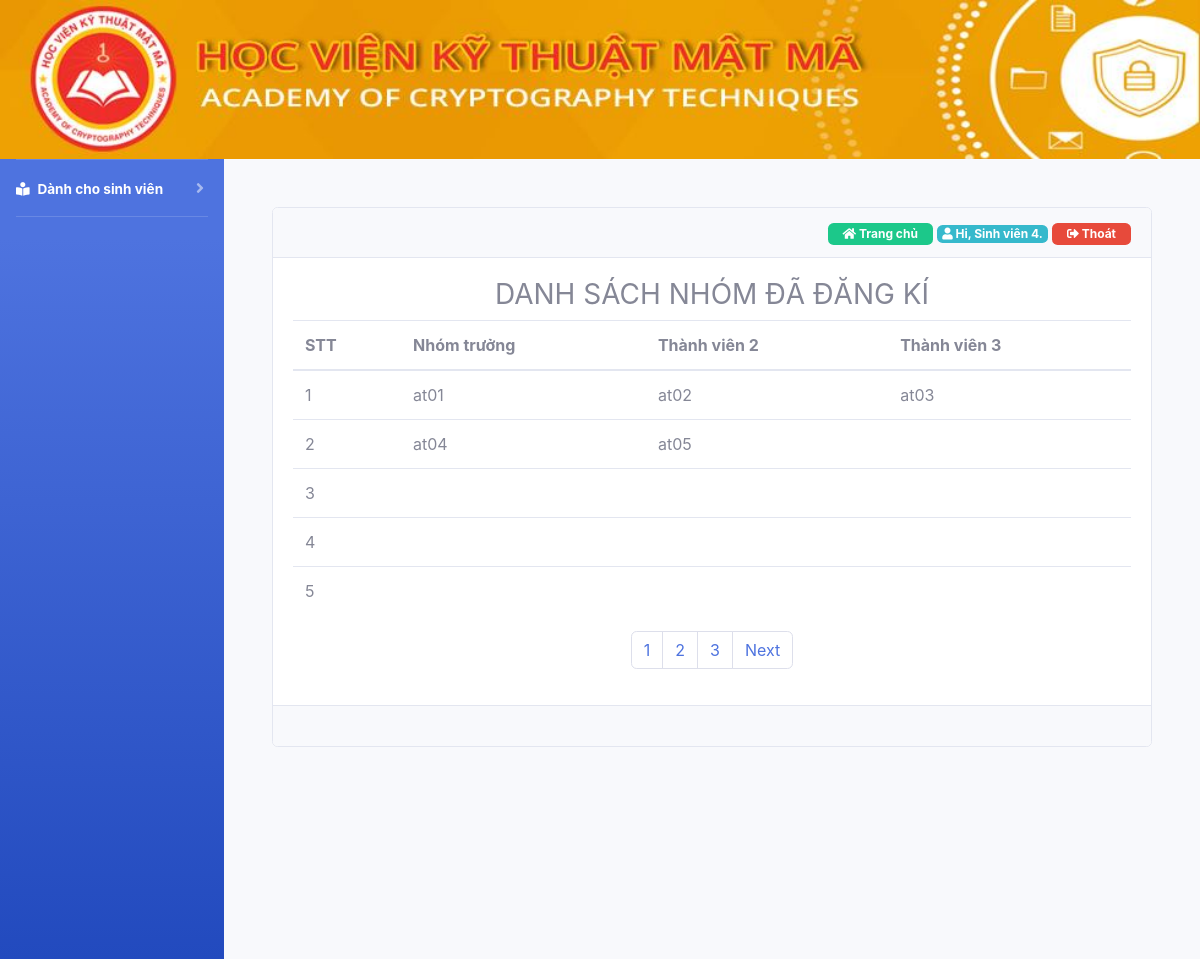
The page /danh-sach-nhom.php (signed in) on the database as committed earlier.
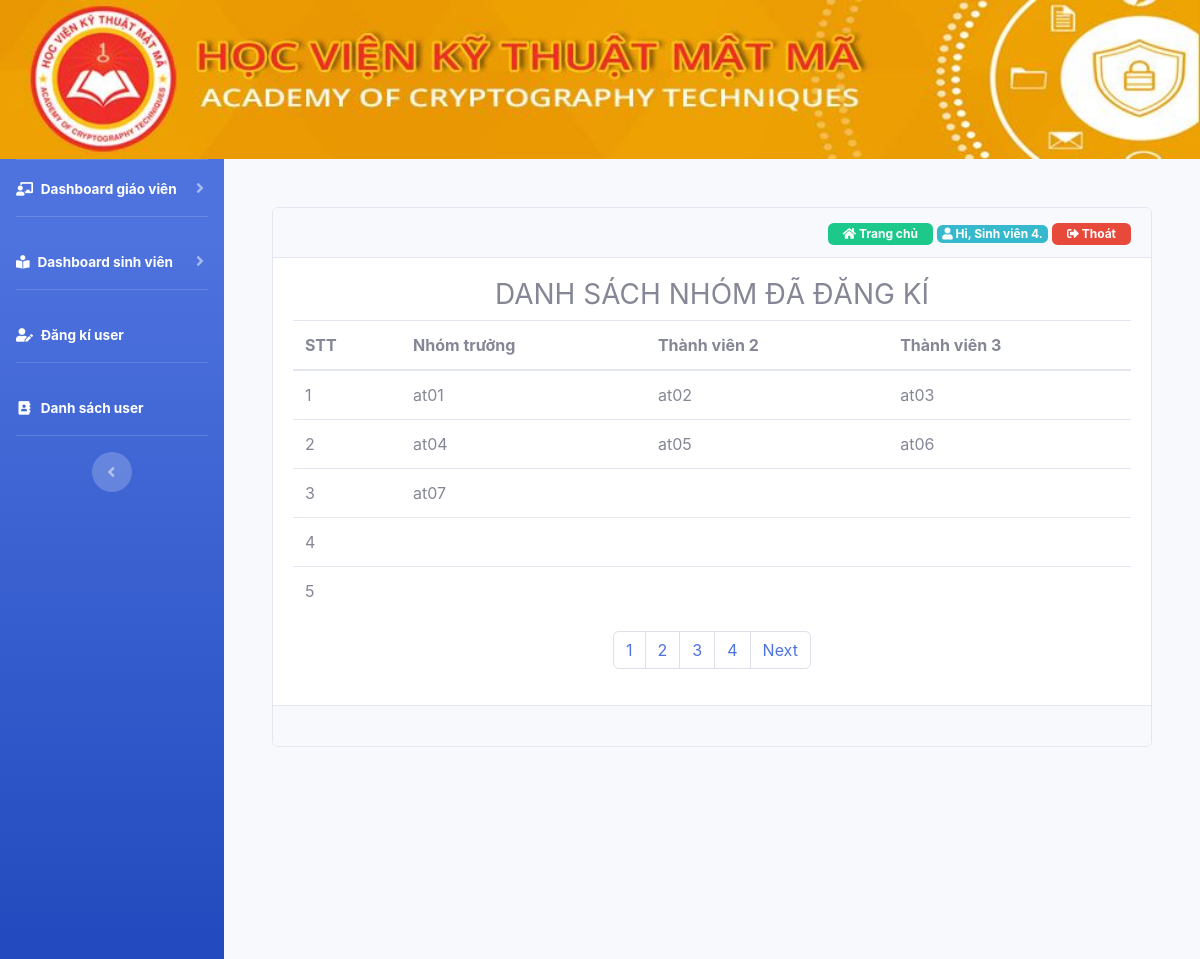
The same page on the database as committed later.
### tables this page shows
CREATE TABLE `groupsv` (
  `id` int(11) NOT NULL,
  `leader` text NOT NULL,
  `idsv1` text NOT NULL,
  `idsv2` text NOT NULL,
  `idsv3` text NOT NULL,
  `teacher_registration` int(3) NOT NULL,
  `topic_registration` int(2) NOT NULL
);

### danh-sach-nhom.php (the view, shortened to what the changed rows need)
<!DOCTYPE html>
<html>
<head>
    <?php require_once('filecss.php') ?>
</head>
<body>
    <div class="container-fluid">
        <div class="main" >
            <div id="wrapper">
                <div class="sidebar bg-gradient-primary">
                    <?php require_once('menu_left.php'); ?>
                </div>
                <div id="content-wrapper" class="d-flex flex-column p-5">
                    <div class="status">
                        <div class="card">
                            <div class="card-body">
                                <form action="" method="post">
                                    <table class="colspan table table-hover table-inverse">
                                        <thead>
                                            <tr>
                                                <th >STT</th>
                                                <th>Nhóm trưởng</th>
                                                <th>Thành viên 2</th>
                                                <th>Thành viên 3</th>
                                            </tr>
                                        </thead>
                                        <tbody>
                                            <?php
                                            include 'lib/connect.php';
                                            $sql_total = "select count(id) as total from groupsv";
                                                $data = mysqli_query($con, $sql_total);
                                                $rows = mysqli_fetch_assoc($data);
                                                $total_records = $rows['total'];
                                                $current_page = isset($_GET['page']) ? $_GET['page'] : 1;
                                                $limit = 5;
                                                $total_page = ceil($total_records / $limit);
                                                $start = ($current_page - 1) * $limit;
                                             $sql1 = "select * from groupsv limit $start,$limit";
                                            $check=mysqli_query($con,$sql1);
                                            while ($row1=mysqli_fetch_row($check)) {
                                                ?>
                                                <tr>
                                                    <td><?php echo $row1['0']; ?></td>
                                                    <td><?php echo $row1['1']; ?></td>
                                                    <td><?php echo $row1['3']; ?></td>
                                                    <td><?php echo $row1['4']; ?></td>
                                                </tr>
                                                <?php
                                            }
                                            ?>
                                        </tbody>
                                    </table>
                                    <nav aria-label="Page navigation example">
                                     <ul class="pagination justify-content-center">
                                        <?php
                                        for ($i = 1; $i <= $total_page; $i++) {
                                            if ($i == $current_page) {
                                                echo '<li class="page-item"><a class="page-link" href="#">'. $i .'</a></li>';
                                            } else {
                                                echo '<li class="page-item"><a class="page-link" href="danh-sach-nhom.php?page=' . $i . '">'. $i .'</a></li>';
                                            }
                                        }
                                            ?>
                                </form>
                            </div>
                        </div>
                    </div>
                </div>
            </div>
        </div>
    </div>
</body>
</html>

### menu_left.php (shortened to what the changed rows need)
<?php
if (isset($_SESSION['username'])) {
    include 'lib/connect.php';
    $username = $_SESSION['username'];
    $sqlp     = "select * from user where username='$username'";
    $rowp = mysqli_fetch_row(mysqli_query($con, $sqlp));
    $permission = $rowp['6'];
    ?>
<ul class="navbar-nav  sidebar sidebar-dark accordion" id="accordionSidebar">
      <hr class="sidebar-divider my-0">
    <?php if ($permission == 'admin') {
        ?>
    <li class="nav-item active">
        <a  class="nav-link collapsed " href="#" data-toggle="collapse" data-target="#collapseTeacher" aria-expanded="true" aria-controls="collapseTeacher">
            <i class="fas fa-chalkboard-teacher"></i>
            <span>
                Dashboard giáo viên
            </span>
        </a>
    </li>
    <hr class="sidebar-divider d-none d-md-block">
    <li class="nav-item active">
        <a  class="nav-link collapsed " href="#" data-toggle="collapse" data-target="#collapseStudent" aria-expanded="true" aria-controls="collapseStudent">
            <i class="fas fa-book-reader"></i>
            <span>
                Dashboard sinh viên
            </span>
        </a>
    </li>
    <hr class="sidebar-divider d-none d-md-block">
    <li class="nav-item active">
        <a class="nav-link" href="register.php">
            <i class="fas fa-fw fa-user-edit">
            </i>
            <span>
                Đăng kí user
            </span>
        </a>
    </li>
    <hr class="sidebar-divider d-none d-md-block">
    <li class="nav-item active">
        <a class="nav-link" href="ds-user.php">
            <i class="fas fa-fw fa-address-book">
            </i>
            <span>
                Danh sách user
            </span>
        </a>
    </li>
    <hr class="sidebar-divider d-none d-md-block">
    <div class="text-center d-none d-md-inline">
        <button class="rounded-circle border-0" id="sidebarToggle">
        </button>
    </div>
</ul>
<?php
}
        ?>
    <?php
    if ($permission == 'student') {
        $idsv           = $_SESSION['username'];
        $is_leader_sqli = mysqli_num_rows(mysqli_query($con, "SELECT * from groupsv where leader ='$idsv'"));
        if ($is_leader_sqli > 0) {
            ?>
    <li class="nav-item active">
        <a  class="nav-link collapsed " href="#" data-toggle="collapse" data-target="#collapseStudent" aria-expanded="true" aria-controls="collapseStudent">
            <i class="fas fa-book-reader"></i>
            <span>
                Dành cho sinh viên
            </span>
        </a>
    </li>
    <hr class="sidebar-divider d-none d-md-block">
<?php
}
    }
}
?>

Rows that differ between the two databases and show on the page:
changed user "Sinh viên 4": permission "student" → "admin" (drawn)
changed groupsv "at04": idsv3 (not shown) → "at06"
changed groupsv id 3: leader (not shown) → "at07"
Other text that changed with them:
text no longer shown: "Dành cho sinh viên"
text now shown: "Dashboard giáo viên Dashboard sinh viên Đăng kí user Danh sách user"
new list line: "4"
